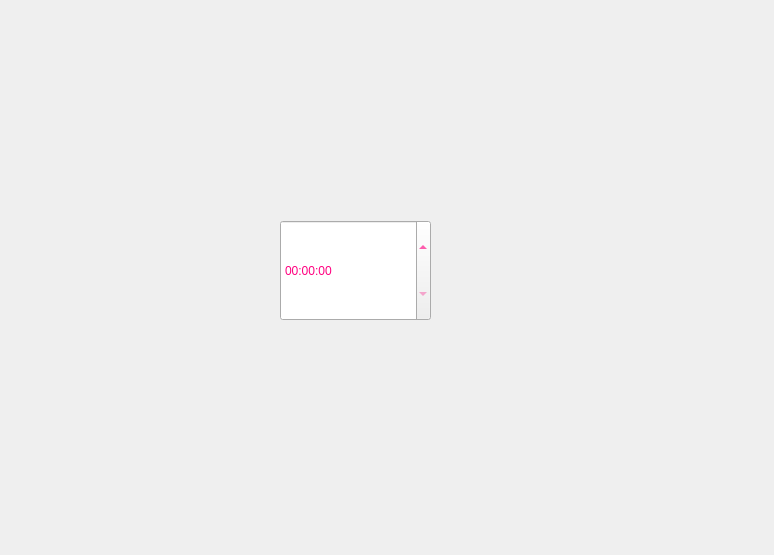
<?xml version="1.0" encoding="UTF-8"?>
<ui version="4.0">
 <class>VC</class>
 <widget class="QWidget" name="VC">
  <property name="geometry">
   <rect>
    <x>0</x>
    <y>0</y>
    <width>774</width>
    <height>555</height>
   </rect>
  </property>
  <property name="windowTitle">
   <string>Form</string>
  </property>
  <widget class="QTimeEdit" name="timeEdit">
   <property name="geometry">
    <rect>
     <x>280</x>
     <y>220</y>
     <width>151</width>
     <height>101</height>
    </rect>
   </property>
   <property name="styleSheet">
    <string notr="true">color: rgb(255, 0, 127);
font: 38pt &quot;楷体&quot;;</string>
   </property>
  </widget>
 </widget>
 <resources/>
 <connections/>
</ui>
